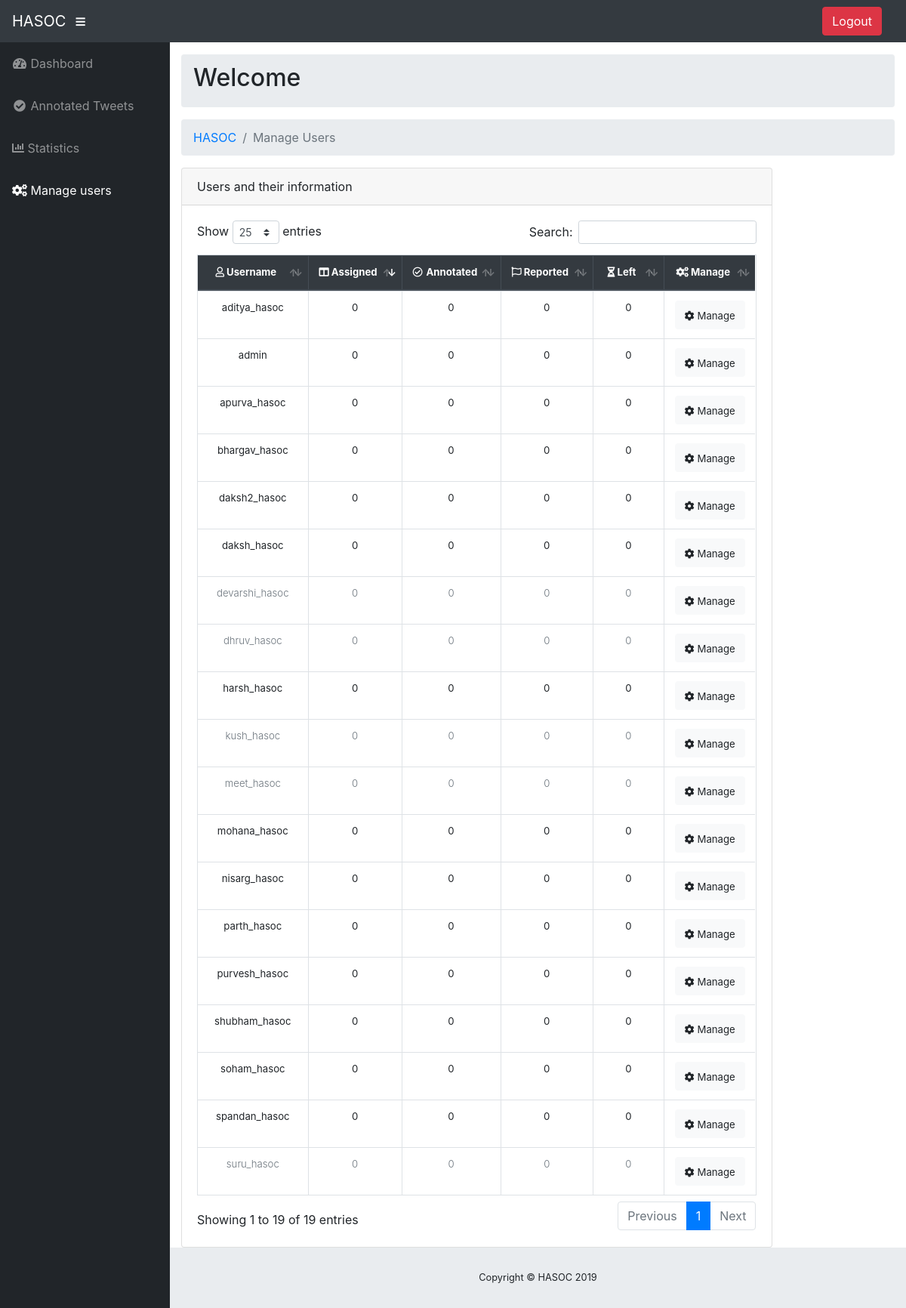
Page /manage_users on the committed database.
### tables this page shows
CREATE TABLE `users` (
	`id`	INTEGER NOT NULL PRIMARY KEY AUTOINCREMENT,
	`name`	TEXT,
	`username`	TEXT,
	`password`	TEXT
, active int default 1);

### project/com/controller/loginController.py (the view)
@app.route('/manage_users',methods=['POST','GET'])
def manage_users():
    resp=None
    logindao = loginDAO()
    loginvo = loginVO()
    active_users = logindao.get_active_users()
    print(active_users)
    all_user_data = read_json('data/annoted_tweets.json')
    for user in all_user_data:
        if user in active_users:
            all_user_data[user]['active'] = True
        else:
            all_user_data[user]['active'] = False
    if request.method=='POST':
        if session.get('user') == 'admin':
            user=request.form.get('user')
            check=request.form.get('check')
            if check=='add':
                print(request.form)
                loginvo.username=request.form.get('user')
                loginvo.assigned=request.form.get('add_no_tweets')
                response=logindao.add_tweets(loginvo)
                resp = response
            elif check=='rem':
                print(request.form)
                loginvo.username = request.form.get('user')
                loginvo.remove = request.form.get('rem_no_tweets')
                response=logindao.remove_tweets(loginvo)
                resp=response
            elif check=='reac':
                loginvo.username=request.form.get('user')
                resp=logindao.reactivate_user(loginvo)
                print(request.form)
            else:
                print(request.form)
                loginvo.username = request.form.get('user')
                resp = logindao.deactivate_user(loginvo)
            return resp
        else:
            return redirect(url_for('home'))
    else:
        return render_template('manage_users_admin.html', user_data=all_user_data)

### project/com/controller/tweetController.py (called while the page is built)
def read_json(file):
    json_file = open(file)
    data = json_file.read()
    json_file.close()
    data_json = json.loads(data)
    return data_json

### project/com/dao/loginDAO.py (called while the page is built)
    def get_active_users(self):
        query = 'SELECT username from users WHERE active=1'
        cursor.execute(query)
        users = cursor.fetchall()
        users = [user[0] for user in users]
        print(datetime.datetime.now(pytz.timezone('Asia/Kolkata')))
        return users

### project/templates/manage_users_admin.html (shortened to what this page needs)
<!DOCTYPE html>
<html lang="en">
<head>
  <link rel="stylesheet" href="https://use.fontawesome.com/releases/v5.6.3/css/all.css"
>
  <link href="{{ url_for('static',filename='vendor/datatables/dataTables.bootstrap4.css') }}" rel="stylesheet"
        type="text/css">
  <link href="{{ url_for('static',filename='css/css/sb-admin.css') }}" rel="stylesheet" type="text/css">
  <link rel="stylesheet" href="https://maxcdn.bootstrapcdn.com/bootstrap/4.3.1/css/bootstrap.min.css">
</head>
<body id="page-top">
<nav class="navbar navbar-expand navbar-dark bg-dark static-top">
  <a class="navbar-brand mr-1" href="/home">HASOC</a>
  <button class="btn btn-link btn-sm text-white order-1 order-sm-0" id="sidebarToggle" href="#">
    <i class="fas fa-bars"></i>
  </button>
  <form class="d-none d-md-inline-block form-inline ml-auto mr-0 mr-md-3 my-2 my-md-0" action="/logout">
    <button class="btn btn-danger text-white" type="submit">Logout</button>
  </form>
</nav>
<div id="wrapper">
  <ul class="sidebar navbar-nav">
    <li class="nav-item ">
      <a class="nav-link" href="{{ url_for('home') }}">
        <i class="fas fa-fw fa-tachometer-alt"></i>
        <span>Dashboard</span>
      </a>
    </li>
    <li class="nav-item">
      <a class="nav-link" href="{{ url_for('annotated_tweets') }}">
        <i class="fas fa-fw fa-check-circle"></i>
        <span>Annotated Tweets</span>
      </a>
    </li>
    <li class="nav-item">
      <a class="nav-link" href="{{ url_for('stats') }}">
        <i class="fas fa-chart-bar"></i>
        <span>Statistics</span>
      </a>
    </li>
    <li class="nav-item active">
      <a class="nav-link" href="{{ url_for('manage_users') }}">
        <i class="fas fa-cogs"></i>
        <span>Manage users</span>
      </a>
    </li>
  </ul>
  <div id="content-wrapper">
    <div class="container-fluid">
      <ol class="breadcrumb">
        <h2>Welcome {{ session['name'] }}</h2>
      </ol>
      <ol class="breadcrumb">
        <li class="breadcrumb-item">
          <a href="/home">HASOC</a>
        </li>
        <li class="breadcrumb-item active">Manage Users</li>
      </ol>
      <div class="row">
        <div class="col-sm-10">
          <div class="card mx-auto">
            <div class="card-header">Users and their information</div>
            <div class="card-body">
              <div class="table-responsive">
                <table class="table table-bordered table-responsive" id="dataTable_info" style="font-size: 1.1vw;">
                  <thead class="thead-dark">
                  <tr class="text-center">
                    <th width="10%">
                      <i class="far fa-user"></i> Username
                    </th>
                    <th width="10%">
                      <i class="fas fa-columns"></i> Assigned
                    </th>
                    <th width="10%">
                      <i class="far fa-fw fa-check-circle"></i> Annotated
                    </th>
                    <th width="10%">
                      <i class="far fa-flag"></i> Reported
                    </th>
                    <th width="10%">
                      <i class="fas fa-hourglass-half"></i> Left
                    </th>
                    <th width="10%">
                      <i class="fas fa-cogs"></i> Manage
                    </th>
                  </tr>
                  </thead>
                  <tbody>
                  {% for user in user_data %}
                    {% if user_data[user]['active'] %}
                      <tr class="text-center font-weight-normal">
                        <td>
                          <span class="text-center">{{ user }}</span>
                        </td>
                        <td>
                          {{ user_data[user]['total_assigned'] }}
                        </td>
                        <td>
                          {{ user_data[user]['annoted_count'] }}
                        </td>
                        <td>
                          {{ user_data[user]['reported_count'] }}
                        </td>
                        <td>
                          {{ user_data[user]['total_assigned'] - (user_data[user]['annoted_count'] +user_data[user]['reported_count']) }}
                        </td>
                        <td>
                          <button type="button" class="btn btn-light" data-toggle="modal"
                                  data-target="#modal_{{ user }}">
                            <span style="font-size: 1.1vw;">
                            <i class="fas fa-cog" aria-hidden="true"></i> Manage
                            </span>
                          </button>
                        </td>
                      </tr>
                    {% else %}
                      <tr class="text-center text-muted font-weight-light">
                        <td>
                          <span class="text-center">{{ user }}</span>
                        </td>
                        <td>
                          {{ user_data[user]['total_assigned'] }}
                        </td>
                        <td>
                          {{ user_data[user]['annoted_count'] }}
                        </td>
                        <td>
                          {{ user_data[user]['reported_count'] }}
                        </td>
                        <td>
                          {{ user_data[user]['total_assigned'] - (user_data[user]['annoted_count'] +user_data[user]['reported_count']) }}
                        </td>
                        <td>
                          <button type="button" class="btn btn-light" data-toggle="modal"
                                  data-target="#modal_{{ user }}">
                            <span style="font-size: 1.1vw;">
                            <i class="fas fa-cog" aria-hidden="true"></i> Manage
                            </span>
                          </button>
                        </td>
                      </tr>
                    {% endif %}
                  {% endfor %}
                  </tbody>
                </table>
              </div>
            </div>
          </div>
        </div>
      </div>
    </div>
    <footer class="sticky-footer">
      <div class="container my-auto">
        <div class="copyright text-center my-auto">
          <span>Copyright © HASOC 2019</span>
        </div>
      </div>
    </footer>
  </div>
</div>
</body>
</html>

### rows in the picture
users: username "aditya_hasoc", user_data "0"
users: username "admin", user_data "0"
users: username "apurva_hasoc", user_data "0"
users: username "bhargav_hasoc", user_data "0"
users: username "daksh2_hasoc", user_data "0"
users: username "daksh_hasoc", user_data "0"
users: username "harsh_hasoc", user_data "0"
users: username "mohana_hasoc", user_data "0"
users: username "nisarg_hasoc", user_data "0"
users: username "parth_hasoc", user_data "0"
users: username "purvesh_hasoc", user_data "0"
users: username "shubham_hasoc", user_data "0"
users: username "soham_hasoc", user_data "0"
users: username "spandan_hasoc", user_data "0"

### other values in the picture
{{ user }} "devarshi_hasoc" "dhruv_hasoc" "kush_hasoc" "meet_hasoc" "suru_hasoc"
{{ user_data[user]['total_assigned'] }} "0" "0" "0" "0" "0"
{{ user_data[user]['annoted_count'] }} "0" "0" "0" "0" "0"
{{ user_data[user]['reported_count'] }} "0" "0" "0" "0" "0"
